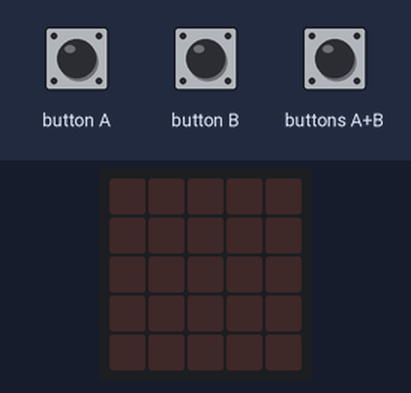
Recording of a program running on a simulated BBC micro:bit (MakeCode). Shown: the board's 5×5 LED display. The inputs (shaded band) are chosen by the test bench.

Above: at 1.2 s.
1.3 s: button A pressed for 0.15 s
At 2.0 s:
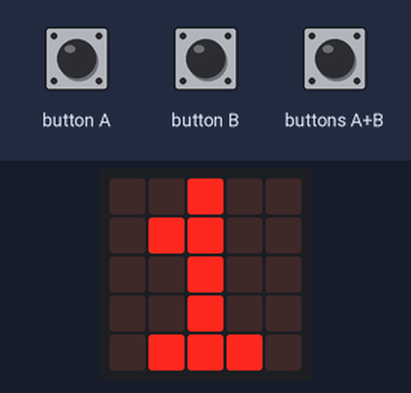
2.9 s: buttons A+B pressed for 0.15 s
At 4.2 s:
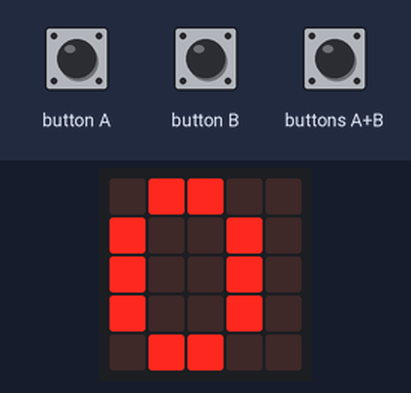
4.5 s: button A pressed for 0.15 s
At 5.6 s:
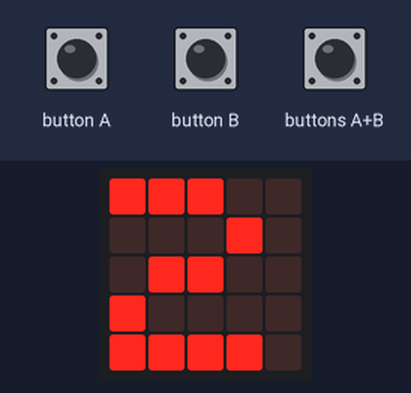
Timing chart, 0 to 7.5 s (numbered marks = the images above; inputs shaded):
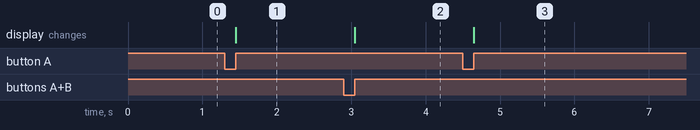

The program:

main.ts
```typescript
/**
 * +
 */
function chois () {

}
input.onButtonPressed(Button.A, function () {
    A = A + 1
    basic.showNumber(A)
})
input.onButtonPressed(Button.AB, function () {
    basic.showNumber(A * B)
})
input.onButtonPressed(Button.B, function () {
    B = B + 1
    basic.showNumber(B)
})
let A = 0
let B = 0
B = 0
A = 0
basic.forever(function () {

})
```

test.ts
```typescript
// les tests vont ici ; cela ne sera pas compilé si ce paquet est utilisé en tant qu'extension.
```

Measured:
- after the input at 1.3 s, the display: changes after 0.15 s (image 1)
- after the input at 2.9 s, the display: changes after 0.15 s (image 2)
- after the input at 4.5 s, the display: changes after 0.15 s (image 3)
